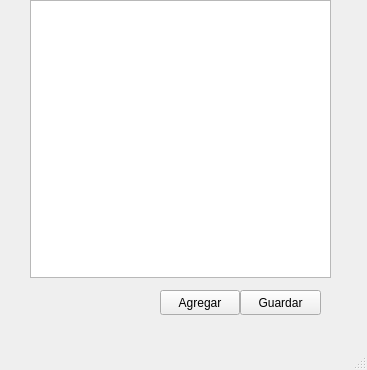
<?xml version="1.0" encoding="UTF-8"?>
<ui version="4.0">
 <class>MainWindow</class>
 <widget class="QMainWindow" name="MainWindow">
  <property name="geometry">
   <rect>
    <x>0</x>
    <y>0</y>
    <width>367</width>
    <height>370</height>
   </rect>
  </property>
  <property name="windowTitle">
   <string>MainWindow</string>
  </property>
  <widget class="QWidget" name="centralwidget">
   <widget class="QTableWidget" name="tblLista">
    <property name="geometry">
     <rect>
      <x>30</x>
      <y>0</y>
      <width>301</width>
      <height>278</height>
     </rect>
    </property>
   </widget>
   <widget class="QPushButton" name="btnAgregar">
    <property name="geometry">
     <rect>
      <x>160</x>
      <y>290</y>
      <width>80</width>
      <height>25</height>
     </rect>
    </property>
    <property name="text">
     <string>Agregar</string>
    </property>
   </widget>
   <widget class="QPushButton" name="btnGuardar">
    <property name="geometry">
     <rect>
      <x>240</x>
      <y>290</y>
      <width>81</width>
      <height>25</height>
     </rect>
    </property>
    <property name="text">
     <string>Guardar</string>
    </property>
   </widget>
  </widget>
  <widget class="QMenuBar" name="menubar">
   <property name="geometry">
    <rect>
     <x>0</x>
     <y>0</y>
     <width>367</width>
     <height>22</height>
    </rect>
   </property>
  </widget>
  <widget class="QStatusBar" name="statusbar"/>
 </widget>
 <resources/>
 <connections/>
</ui>
